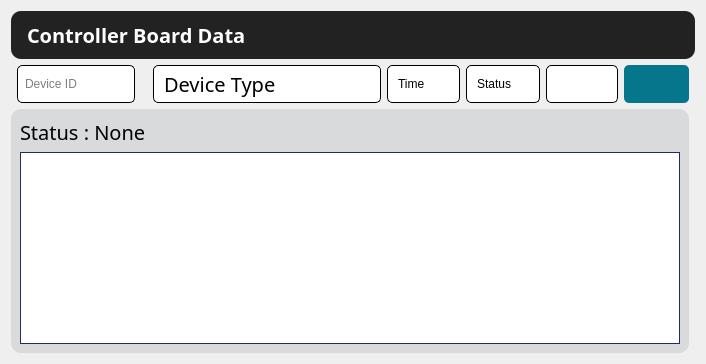
      <widget class="QWidget" name="controller_data">
       <layout class="QGridLayout" name="gridLayout_10">
        <item row="3" column="0" colspan="9">
         <widget class="QFrame" name="frame_3">
          <property name="styleSheet">
           <string notr="true">background-color:#d9dadb;
border-radius: 10px;</string>
          </property>
          <property name="frameShape">
           <enum>QFrame::StyledPanel</enum>
          </property>
          <property name="frameShadow">
           <enum>QFrame::Raised</enum>
          </property>
          <layout class="QGridLayout" name="gridLayout_9">
           <item row="0" column="0">
            <layout class="QHBoxLayout" name="horizontalLayout_3">
             <item>
              <widget class="QLabel" name="controller_finder_status">
               <property name="maximumSize">
                <size>
                 <width>16777215</width>
                 <height>50</height>
                </size>
               </property>
               <property name="font">
                <font>
                 <family>SCG</family>
                 <pointsize>15</pointsize>
                 <weight>50</weight>
                 <bold>false</bold>
                </font>
               </property>
               <property name="cursor">
                <cursorShape>ArrowCursor</cursorShape>
               </property>
               <property name="contextMenuPolicy">
                <enum>Qt::PreventContextMenu</enum>
               </property>
               <property name="text">
                <string>Status : None</string>
               </property>
              </widget>
             </item>
            </layout>
           </item>
           <item row="1" column="0">
            <widget class="QTableView" name="devicesDataView">
             <property name="enabled">
              <bool>true</bool>
             </property>
             <property name="sizePolicy">
              <sizepolicy hsizetype="Expanding" vsizetype="Expanding">
               <horstretch>0</horstretch>
               <verstretch>0</verstretch>
              </sizepolicy>
             </property>
             <property name="font">
              <font>
               <family>SCG</family>
               <pointsize>15</pointsize>
              </font>
             </property>
             <property name="cursor" stdset="0">
              <cursorShape>ArrowCursor</cursorShape>
             </property>
             <property name="contextMenuPolicy">
              <enum>Qt::PreventContextMenu</enum>
             </property>
             <property name="styleSheet">
              <string notr="true">	border:1px solid #1c305c;
background-color:white;
    border-radius: 0px;
    padding: 0px 0px;</string>
             </property>
             <property name="alternatingRowColors">
              <bool>true</bool>
             </property>
            </widget>
           </item>
          </layout>
         </widget>
        </item>
        <item row="2" column="6">
         <widget class="QComboBox" name="mcu_status">
          <property name="maximumSize">
           <size>
            <width>100</width>
            <height>40</height>
           </size>
          </property>
          <property name="cursor">
           <cursorShape>PointingHandCursor</cursorShape>
          </property>
          <property name="styleSheet">
           <string notr="true">QComboBox{	
	padding-left:10px;	
padding-right:10px;
	background-color:white;
	border-radius: 5px;
	border:1px solid black;
}
QComboBox::drop-down{
	border:0px
}

QComboBox::down-arrow {
	image:url(:/newPrefix/assets/arrow-down-sign-to-navigate.png);
	width:15px;	
	heigth:15px;
	margin-right:15px;
}
QComboBox:on{
	border:4px solid #c2dbfe;
}

QComboBox QListView{
	background-color:white;
	border-radius: 5px;
}

QComboBox QListView::item{
	padding-left:10px;
    border:1px solid rgba(0,0,0,10%);
	background-color:#fff;
    outline:0px;
}
</string>
          </property>
          <item>
           <property name="text">
            <string>Status</string>
           </property>
          </item>
          <item>
           <property name="text">
            <string>Good</string>
           </property>
          </item>
          <item>
           <property name="text">
            <string>NG</string>
           </property>
          </item>
         </widget>
        </item>
        <item row="2" column="5">
         <widget class="QComboBox" name="time_frame">
          <property name="maximumSize">
           <size>
            <width>100</width>
            <height>40</height>
           </size>
          </property>
          <property name="cursor">
           <cursorShape>PointingHandCursor</cursorShape>
          </property>
          <property name="styleSheet">
           <string notr="true">#time_frame{	
	padding-left:10px;	
padding-right:10px;
	background-color:white;
	border-radius: 5px;
	border:1px solid black;
}
#time_frame::drop-down{
	border:0px
}

#time_frame::down-arrow {
	image:url(:/newPrefix/assets/arrow-down-sign-to-navigate.png);
	width:15px;	
	heigth:15px;
	margin-right:15px;
}
#time_frame:on{
	border:4px solid #c2dbfe;
}

#time_frame QListView{
	background-color:white;
	border-radius: 5px;
}

#time_frame QListView::item{
	padding-left:10px;
    border:1px solid rgba(0,0,0,10%);
	background-color:#fff;
    outline:0px;
}
</string>
          </property>
          <item>
           <property name="text">
            <string>Time</string>
           </property>
          </item>
          <item>
           <property name="text">
            <string>Hour</string>
           </property>
          </item>
          <item>
           <property name="text">
            <string>Day</string>
           </property>
          </item>
          <item>
           <property name="text">
            <string>Week</string>
           </property>
          </item>
          <item>
           <property name="text">
            <string>Month</string>
           </property>
          </item>
          <item>
           <property name="text">
            <string>Year</string>
           </property>
          </item>
         </widget>
        </item>
        <item row="0" column="0" colspan="10">
         <widget class="QLabel" name="label_4">
          <property name="maximumSize">
           <size>
            <width>16777215</width>
            <height>50</height>
           </size>
          </property>
          <property name="font">
           <font>
            <family>SCG</family>
            <pointsize>15</pointsize>
            <weight>75</weight>
            <bold>true</bold>
           </font>
          </property>
          <property name="styleSheet">
           <string notr="true">color:white;
background-color:#222222;
border-radius: 10px;
padding: 10px 10px;
margin-right:0px</string>
          </property>
          <property name="text">
           <string>Controller Board Data</string>
          </property>
         </widget>
        </item>
        <item row="2" column="8">
         <widget class="QPushButton" name="controller_finder">
          <property name="sizePolicy">
           <sizepolicy hsizetype="Expanding" vsizetype="Fixed">
            <horstretch>0</horstretch>
            <verstretch>0</verstretch>
           </sizepolicy>
          </property>
          <property name="maximumSize">
           <size>
            <width>100</width>
            <height>16777215</height>
           </size>
          </property>
          <property name="font">
           <font>
            <family>SCG</family>
            <pointsize>15</pointsize>
            <weight>75</weight>
            <bold>true</bold>
           </font>
          </property>
          <property name="cursor">
           <cursorShape>PointingHandCursor</cursorShape>
          </property>
          <property name="contextMenuPolicy">
           <enum>Qt::PreventContextMenu</enum>
          </property>
          <property name="styleSheet">
           <string notr="true">QPushButton {
	background-color:#06768d;
    color:white;
	border: none;
	border-radius: 5px;
	padding: 5px 5px;
}

QPushButton:hover {
    background-color: #065465; /* Darker Green */
box-shadow: 10px 10px 5px rgba(182, 191, 193, 0.5);
    border:1px solid #808080;
}

QPushButton:pressed {
    background-color: #003747; /* Even Darker Green when pressed */
}</string>
          </property>
          <property name="text">
           <string/>
          </property>
          <property name="icon">
           <iconset resource="../../../SCG/04_Code/Assembly/SDE-Inspection/sde.qrc">
            <normaloff>:/icon/assets/search-9-64.ico</normaloff>:/icon/assets/search-9-64.ico</iconset>
          </property>
          <property name="iconSize">
           <size>
            <width>25</width>
            <height>25</height>
           </size>
          </property>
         </widget>
        </item>
        <item row="2" column="1">
         <widget class="QLineEdit" name="device_id_input">
          <property name="maximumSize">
           <size>
            <width>16777215</width>
            <height>40</height>
           </size>
          </property>
          <property name="styleSheet">
           <string notr="true">QLineEdit{
	background-color:white;
	border-radius: 5px;
  border:1px solid black;
  padding: 5px 5px;
}
QLineEdit:focus{
	border:4px solid #c2dbfe;
}
</string>
          </property>
          <property name="maxLength">
           <number>16</number>
          </property>
          <property name="placeholderText">
           <string>Device ID</string>
          </property>
         </widget>
        </item>
        <item row="2" column="4">
         <widget class="QComboBox" name="device_type">
          <property name="maximumSize">
           <size>
            <width>300</width>
            <height>40</height>
           </size>
          </property>
          <property name="font">
           <font>
            <family>SCG</family>
            <pointsize>15</pointsize>
           </font>
          </property>
          <property name="cursor">
           <cursorShape>PointingHandCursor</cursorShape>
          </property>
          <property name="contextMenuPolicy">
           <enum>Qt::PreventContextMenu</enum>
          </property>
          <property name="styleSheet">
           <string notr="true">#device_type{
	padding-left:10px;	
padding-right:20px;
	background-color:white;
	border-radius: 5px;
	border:1px solid black;
}
#device_type::drop-down{
	border:0px
}

#device_type::down-arrow {
	image:url(:/newPrefix/assets/arrow-down-sign-to-navigate.png);
	width:15px;	
	heigth:15px;
	margin-right:15px;
}
#device_type:on{
	border:4px solid #c2dbfe;
}

#device_type QListView{
	background-color:white;
	border-radius: 5px;
}

#device_type QListView::item{
	padding-left:10px;
    border:1px solid rgba(0,0,0,10%);
	background-color:#fff;
    outline:0px;
}
</string>
          </property>
          <item>
           <property name="text">
            <string>Device Type</string>
           </property>
          </item>
          <item>
           <property name="text">
            <string>Actuator Controller</string>
           </property>
          </item>
          <item>
           <property name="text">
            <string>Sensor Controller</string>
           </property>
          </item>
         </widget>
        </item>
        <item row="2" column="7">
         <widget class="QComboBox" name="boxlot_finder">
          <property name="sizePolicy">
           <sizepolicy hsizetype="Expanding" vsizetype="Expanding">
            <horstretch>0</horstretch>
            <verstretch>0</verstretch>
           </sizepolicy>
          </property>
          <property name="maximumSize">
           <size>
            <width>150</width>
            <height>40</height>
           </size>
          </property>
          <property name="styleSheet">
           <string notr="true">QComboBox{	
	background-color:white;
	border-radius: 5px;
	border:1px solid black;
	padding-left:10px;
}
QComboBox::drop-down{
	border:0px
}

QComboBox::down-arrow {
	image:url(:/newPrefix/assets/arrow-down-sign-to-navigate.png);
	width:15px;	
	heigth:15px;
	margin-right:15px;
}
QComboBox:on{
	border:4px solid #c2dbfe;
}

QComboBox QListView{
	background-color:white;
	border-radius: 5px;
}

QComboBox QListView::item{
	padding-left:10px;
    border:1px solid rgba(0,0,0,10%);
	background-color:#fff;
    outline:0px;
}
</string>
          </property>
         </widget>
        </item>
       </layout>
      </widget>
